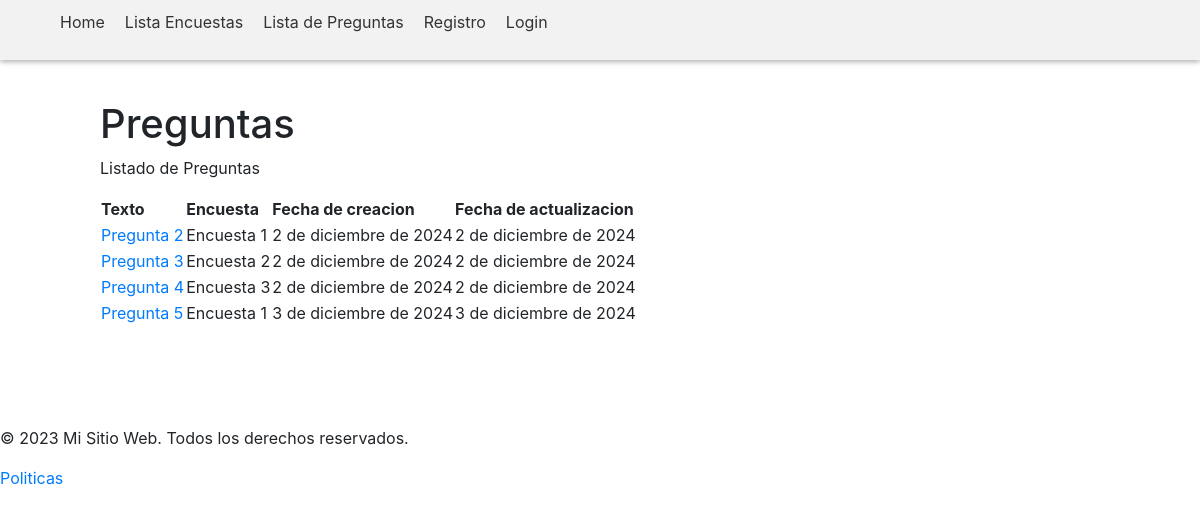
Before: /encuesta/preguntas/ with the older database file.
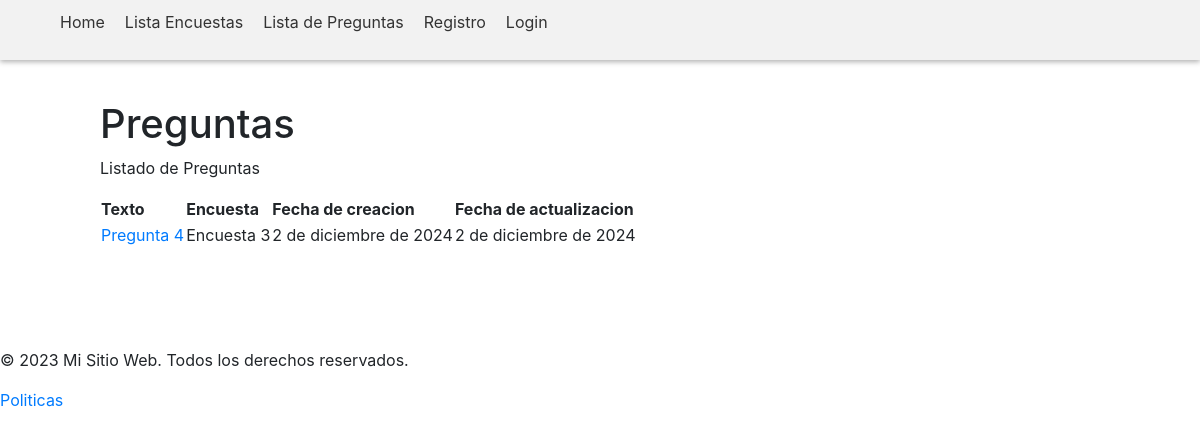
After: the same page with the newer database file.
### encuesta/models.py (models this page shows, shortened)
class Pregunta(models.Model):
    encuesta = models.ForeignKey(Encuesta, on_delete=models.CASCADE)
    texto_pregunta = models.TextField(verbose_name="Pregunta")
    respuesta = models.TextField(verbose_name="Respuesta")
    fecha_creacion = models.DateField(verbose_name="Fecha de creación", auto_now_add=True)
    fecha_actualizacion = models.DateField(verbose_name="Fecha de actualización", auto_now=True)
    class Meta:
        verbose_name = "Pregunta"
        verbose_name_plural = "Preguntas"

class Encuesta(models.Model):
    titulo = models.CharField(verbose_name="Título",max_length=100)
    descripcion = models.TextField(verbose_name="Descripción")
    fecha_creacion = models.DateField(verbose_name="Fecha de creación", auto_now_add=True)
    fecha_actualizacion = models.DateField(verbose_name="Fecha de actualización", auto_now=True)
    def __str__(self):
        return self.titulo
    class Meta:
        verbose_name = "Encuesta"
        verbose_name_plural = "Encuestas"

### encuesta/views.py (the view)
# urls.py: path('preguntas/', PreguntaListView.as_view(), name='listar_preguntas'),
class PreguntaListView(ListView):
    model = Pregunta
    template_name = 'pregunta/listar_preguntas.html'
    context_object_name = 'preguntas'

### templates/pregunta/listar_preguntas.html (shortened to what this page needs)
{% extends 'base.html' %}
{% block content %}
<h1>Preguntas</h1>
<p>Listado de Preguntas</p>
<table>
    <thead>
        <tr>
            <th>Texto</th>
            <th>Encuesta</th>
            <th>Fecha de creacion</th>
            <th>Fecha de actualizacion</th>
        </tr>
    </thead>
    <tbody>
        {% for pregunta in preguntas %}
        <tr>
            <td><a href="{% url 'detalle_pregunta' pregunta.id %}">{{pregunta.texto_pregunta}}</a></td>
            <td>{{pregunta.encuesta}}</td>
            <td>{{pregunta.fecha_creacion}}</td>
            <td>{{pregunta.fecha_actualizacion}}</td>
        </tr>
        {% endfor %}
    </tbody>
</table>
{% endblock %}

Changed rows visible on the page:
removed Pregunta: texto_pregunta "Pregunta 2", encuesta "Encuesta 1", fecha_creacion "2 de diciembre de 2024", fecha_actualizacion "2 de diciembre de 2024"
removed Pregunta: texto_pregunta "Pregunta 3", encuesta "Encuesta 2", fecha_creacion "2 de diciembre de 2024", fecha_actualizacion "2 de diciembre de 2024"
removed Pregunta: texto_pregunta "Pregunta 5", encuesta "Encuesta 1", fecha_creacion "3 de diciembre de 2024", fecha_actualizacion "3 de diciembre de 2024"
